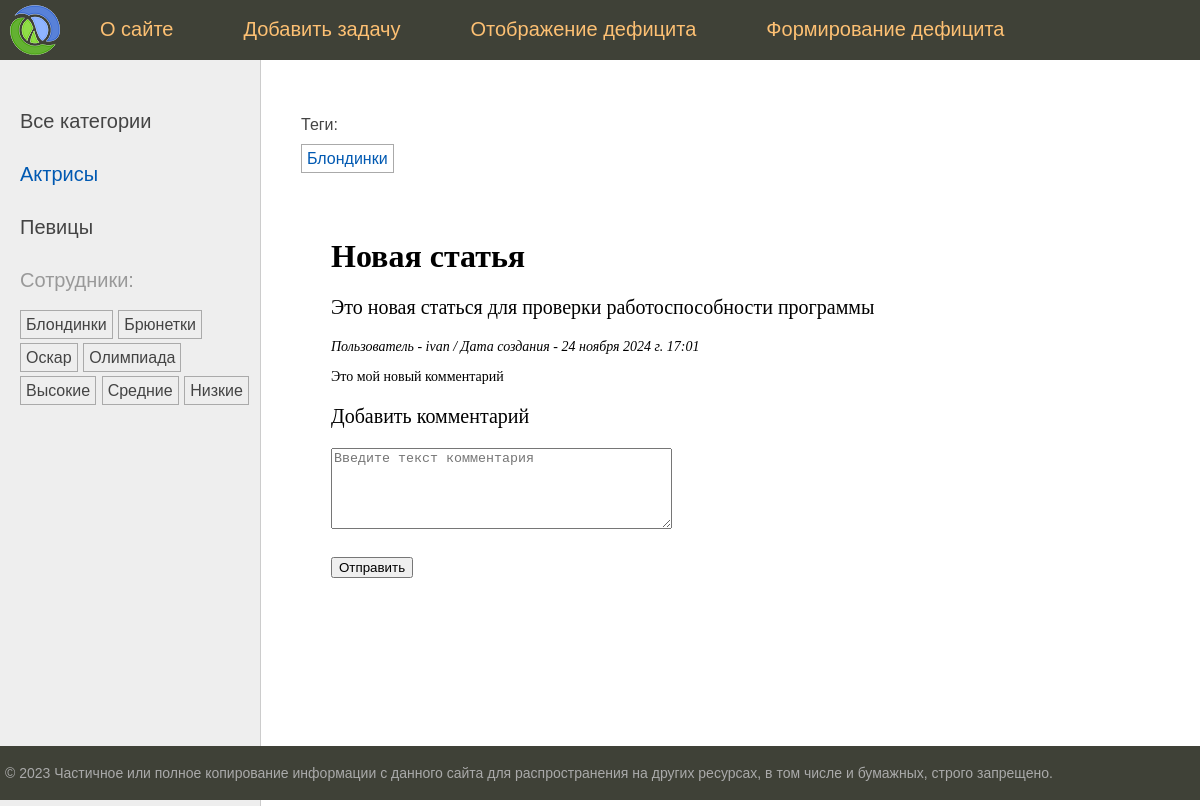
Before: /post/kmlsdfkbvmnsld/ with the older database file.
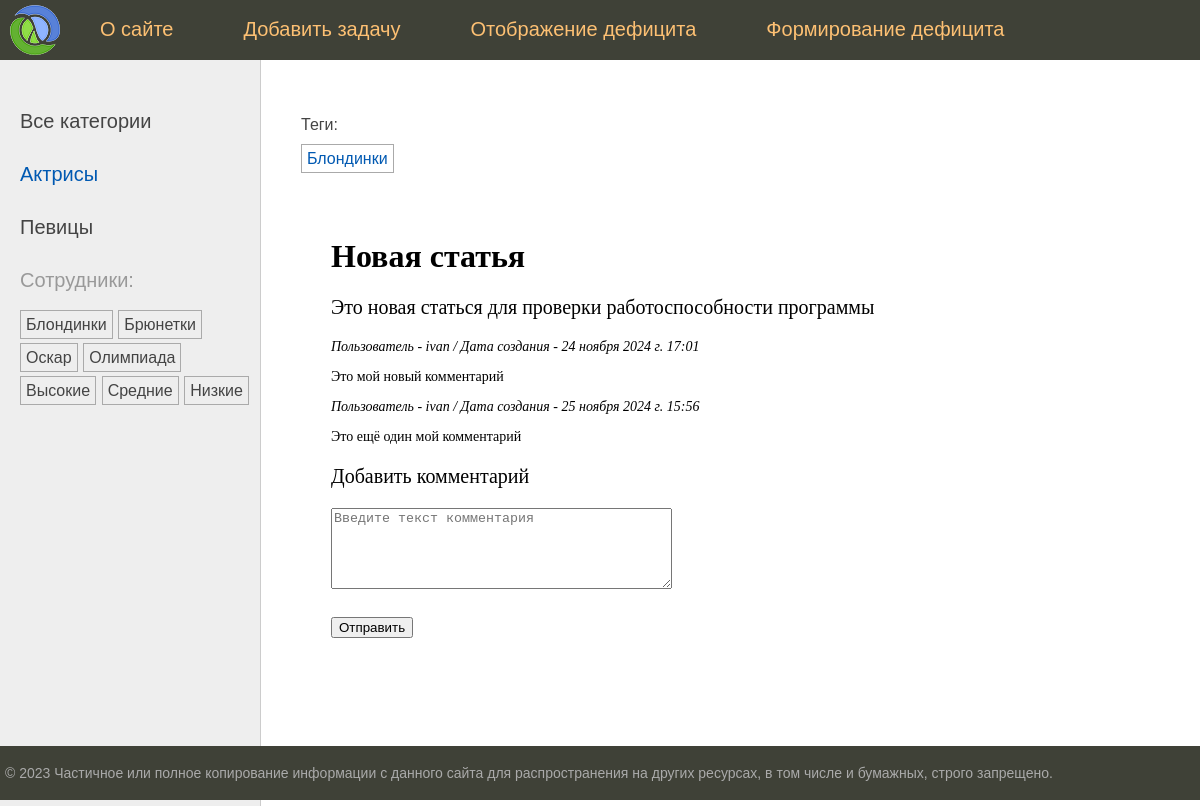
After: the same page with the newer database file.
### women/models.py (models this page shows, shortened)
class Category(models.Model):
    name = models.CharField(max_length=100, db_index=True, verbose_name="Название")
    slug = models.SlugField(max_length=255, unique=True, db_index=True)
    class Meta:
        verbose_name = "Категория"
        verbose_name_plural = "Категории"
    def get_absolute_url(self):
        return reverse('category', kwargs={'cat_slug': self.slug})

class TagPost(models.Model):
    tag = models.CharField(max_length=100, db_index=True)
    slug = models.SlugField(max_length=255, unique=True, db_index=True)
    def get_absolute_url(self):
        return reverse('tag', kwargs={'tag_slug': self.slug})

class CommentModel(models.Model):
    user = models.ForeignKey(User, on_delete=models.CASCADE, verbose_name="Пользователь")
    post = models.ForeignKey(Women, on_delete=models.CASCADE, verbose_name="Пост", related_name='comments')
    comment = models.TextField(verbose_name="Комментарии")
    created_at = models.DateTimeField(auto_now_add=True)
    class Meta:
        verbose_name = "Комментарий"
        verbose_name_plural = "Комментарии"

### women/views.py (the view, shortened to what this page needs)
# urls.py: path('post/<slug:post_slug>/', views.show_post, name='post'),  # Маршрут для отображения страницы show_post
def show_post(request, post_slug):  # Получаем из Get запроса id поста
    comment = CommentForm()
    post = get_object_or_404(Women, slug=post_slug)
    first_model = Women.objects.get(slug=post_slug)
    comment_text = first_model.comments.all()
    data = {
        'title': post.title,
        'post': post,  # Это весь объект post
        'comment': comment,
        'comment_text': comment_text,
        'cat_selected': 1,
    }
    return render(request, "women/post.html", data)

### women/forms.py
class CommentForm(forms.ModelForm):
    comment = forms.CharField(
        widget=forms.Textarea(
            attrs={
                "class": 'form-control',
                "placeholder": "Введите текст комментария",
                "rows": 5
            }
        ),
    )
    class Meta:
        model = CommentModel
        fields = ("comment",)

### women/templatetags/women_tags.py (called while the page is built)
@register.simple_tag()
def get_menu():
    return menu

@register.inclusion_tag('women/list_categories.html')
def show_categories(cat_selected=0):
    cats = Category.objects.all()
    return {'cats': cats, 'cat_selected': cat_selected}

@register.inclusion_tag('women/list_tags.html')
def show_all_tags():
    return {'tags': TagPost.objects.all()}

### women/templates/women/post.html (shortened to what this page needs)
{% extends 'base.html' %}
{% block breadcrumbs %}
{% with post.tags.all as tags %}
{% if tags %}
<p>Теги:</p>
<ul class="tags-list">
    {% for t in tags %}
    <li><a href="{{t.get_absolute_url}}">{{t.tag}}</a></li>
    {% endfor %}
</ul>
{% endif %}
{% endwith %}
{% endblock %}}
{% block content %}
<h1>{{post.title}}</h1>
{{post.content|linebreaks}}
{% for comment in comment_text %}
<div class="comment-text" style="font-size: 14px">
        <p class="comment"> <em> Пользователь - {{comment.user}} / Дата создания - {{comment.created_at}} </em></p>
        <p class="text_comment"> {{comment.comment|linebreaks}} </p>
</div>
{% endfor %}
<form action="" method="post">
    <p>Добавить комментарий</p>
    {{ comment.comment }}
    <p>
        <button type="submit">Отправить</button>
    </p>
</form>
{% endblock %}

### women/templates/women/list_categories.html
{% for cat in cats %}
{% if cat.id == cat_selected %}
<li class="selected">{{cat.name}}</li>
{% else %}
<li><a href="{{ cat.get_absolute_url }}">{{cat.name}}</a></li>
{% endif %}
{% endfor %}

### women/templates/women/list_tags.html
{% if tags %}
<p>Сотрудники:</p>
<ul class="tags-list">
    {% for t in tags %}
    <li><a href="{{t.get_absolute_url}}">{{t.tag}}</a></li>
    {% endfor %}
</ul>
{% endif %}

Changed rows visible on the page:
added CommentModel: user "ivan", created_at "25 ноября 2024 г. 15:56", comment "Это ещё один мой комментарий"
